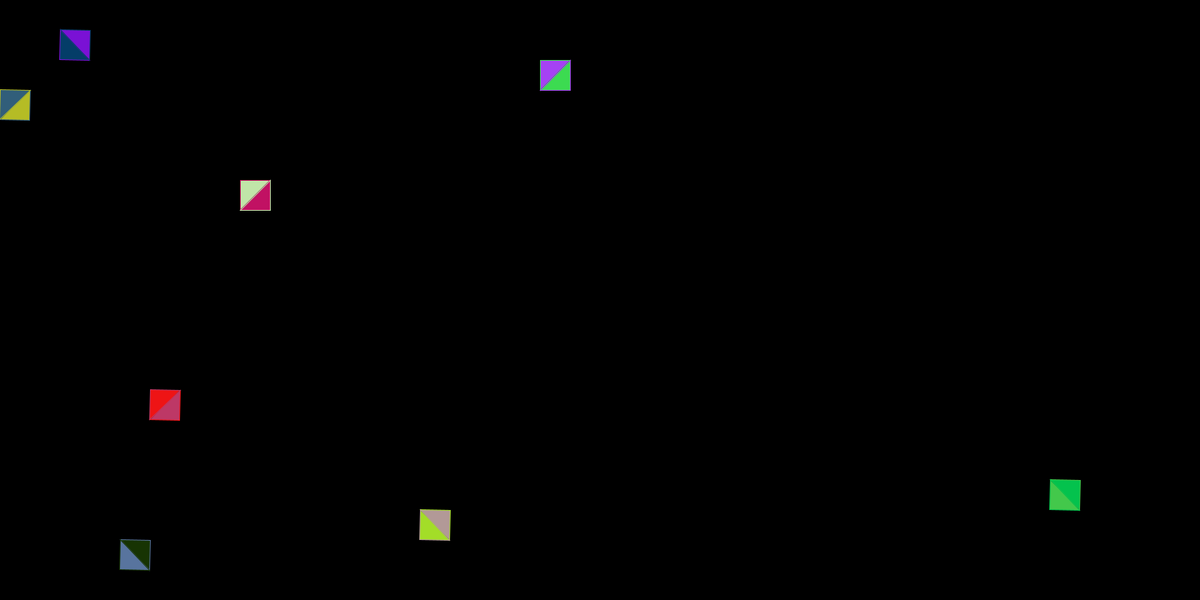
Frame 1 (no input)
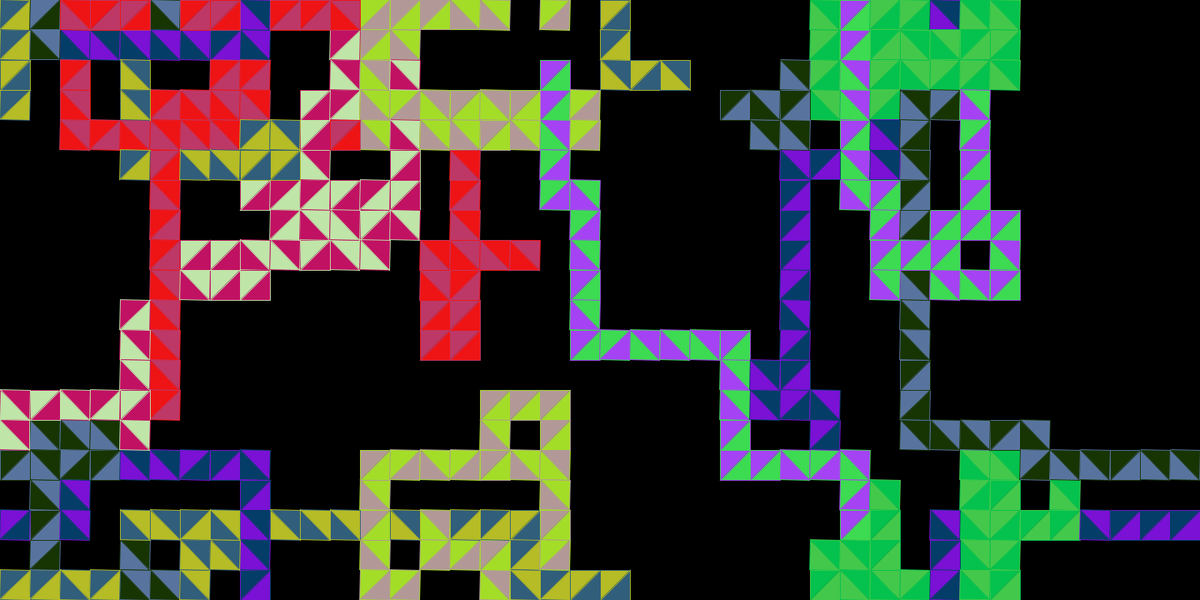
Frame 60 (the mouse pressed at the canvas centre just before this capture)
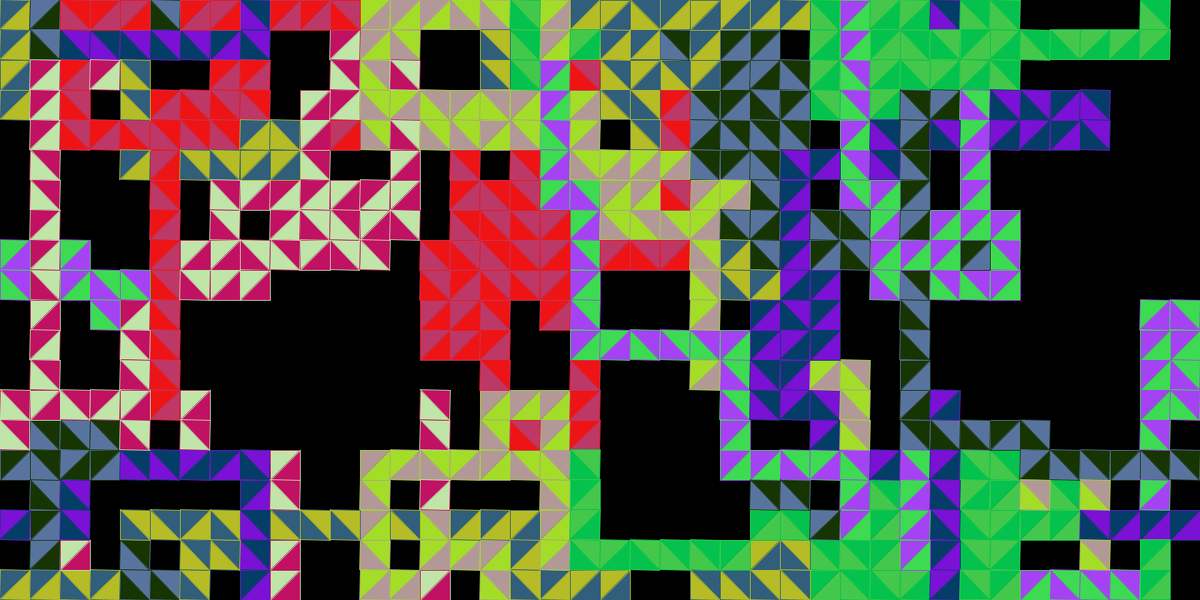
Frame 120 (the mouse held since frame 60 and released just before this capture)

The Processing sketch that drew these frames (run headless with seeded random() and noise(); from frame 60 on, the mouse is pressed at the canvas centre):

// Processing sketch: v7_2RandomWalk_SquaresTwoHalves
// ── v7_2RandomWalk_SquaresTwoHalves.pde
int SIZE_OF_A_SQUARE = 40 ; // in pixels
int widthCanvas = 1600 ;
int heightCanvas = 800 ;

int actualWidth = widthCanvas/SIZE_OF_A_SQUARE*SIZE_OF_A_SQUARE ;
int actualHeight = heightCanvas/SIZE_OF_A_SQUARE*SIZE_OF_A_SQUARE ;

int NB_OF_ANTS = 8 ;
ArrayList<Ant> ants ;

color randomColor(){
  return color(int(random(256)),int(random(256)),int(random(256))) ;
}

PGraphics pg ;
void settings() {
  size( actualWidth , actualHeight ) ;
}

void setup() {
  frameRate(1000) ;
  pg = createGraphics( actualWidth , actualHeight ) ;
  pg.beginDraw() ;
  background(0) ;
  pg.background(0) ;

  ants = new ArrayList<Ant>() ;
  for( int k = 0 ; k < NB_OF_ANTS ; ++k ){
    color c1 = randomColor() ;
    color c2 = randomColor() ;
    ants.add( new Ant( int(random(widthCanvas/SIZE_OF_A_SQUARE))*SIZE_OF_A_SQUARE+SIZE_OF_A_SQUARE/2 , int(random(widthCanvas/SIZE_OF_A_SQUARE))*SIZE_OF_A_SQUARE+SIZE_OF_A_SQUARE/2 , c1 , c2 ) ) ;
  }
}

void draw(){
  for( Ant ant : ants ){
    ant.move() ;
  }
}

void keyPressed(){
  if( key == 's' ){
    println("Saving . . . " ) ;
    String time = year()+"_"+month()+"_"+day()+"_"+hour()+"_"+minute()+"_"+second() ;
    save("zz"+time+".png") ;
    println("Saved !") ;
  } ;
  if( key == 'r' ){
    background(0) ;
    pg.background(0) ;
  }
  if( key == 'c' ){
    background(0) ;
    pg.background(0) ;
    for( Ant ant : ants ){
      ant.colour1 = randomColor() ;
      ant.colour2 = randomColor() ;
    }
  }
}

// ── Ant.pde
class Ant{
  PVector pos ;
  float dirAngle = int(random(4))*TAU/4 ;
  color colour1 ;
  color colour2 ;
  float probaChangingDir = 0.3 ;
  
  void paint(){
    pushMatrix() ;
    pg.pushMatrix() ;
    translate( pos.x , pos.y ) ;
    pg.translate( pos.x , pos.y ) ;
    float agl = int(random(4))*TAU/4 ;
    rotate( agl ) ;
    pg.rotate( agl ) ;
    stroke( colour2 ) ;
    fill( colour1 ) ;
    pg.fill( colour1 ) ;
    triangle( -SIZE_OF_A_SQUARE/2,-SIZE_OF_A_SQUARE/2 , SIZE_OF_A_SQUARE/2,-SIZE_OF_A_SQUARE/2 , -SIZE_OF_A_SQUARE/2,SIZE_OF_A_SQUARE/2 ) ;
    stroke( colour1 ) ;
    fill( colour2 ) ;
    triangle( SIZE_OF_A_SQUARE/2,-SIZE_OF_A_SQUARE/2 , -SIZE_OF_A_SQUARE/2,SIZE_OF_A_SQUARE/2 , SIZE_OF_A_SQUARE/2,SIZE_OF_A_SQUARE/2 ) ;
    pg.rectMode(CENTER) ;
    pg.rect( 0 , 0 , SIZE_OF_A_SQUARE , SIZE_OF_A_SQUARE ) ;
    popMatrix() ;
    pg.popMatrix() ;
  }
  
  void move(){
    pos.x = modulo( pos.x + SIZE_OF_A_SQUARE*cos(dirAngle) , width ) ;
    pos.y = modulo( pos.y + SIZE_OF_A_SQUARE*sin(dirAngle) , height ) ;
    
    int BLACK = -16777216 ;
    if( pg.get(int(pos.x),int(pos.y)) == BLACK ){
      paint() ;
    }
    
    if ( random(1) < probaChangingDir ){
      dirAngle = ( dirAngle + TAU/4*(int(random(2))*2-1) )% TAU ;
    }
  }
  
  Ant( float x , float y , color c1 , color c2 ){
    pos = new PVector( x , y ) ;
    colour1 = c1 ;
    colour2 = c2 ;
  }
}

float modulo( float x , float m ){
  float res = x%m ;
  if( res<0 ){
    return res + m ;
  }
  else return res ;
}
